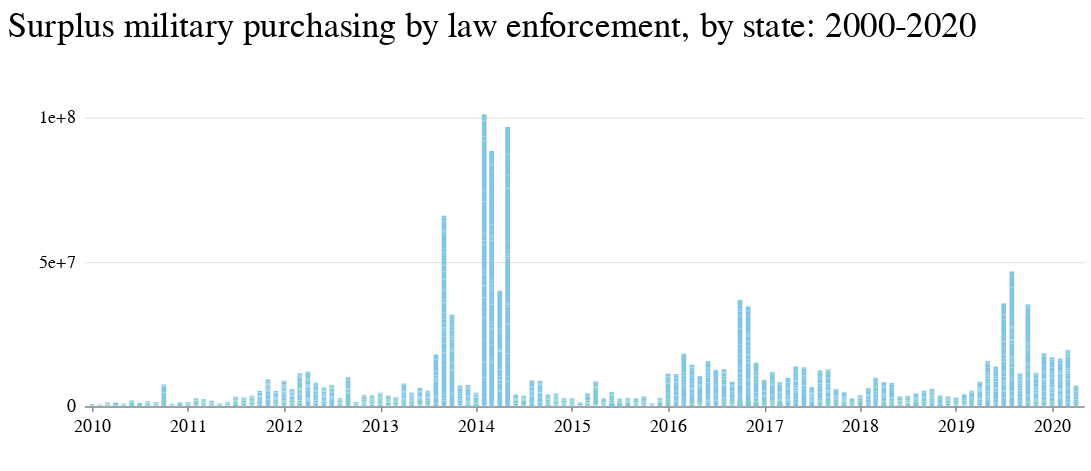

This figure's notebook cell:
### Code cell
state_sum_year = alt.Chart(state_yearmonth)\
    .mark_bar(size=3)\
    .encode(
    x=alt.X('yearmonth:T', title=' ', axis=alt.Axis(grid=False, tickCount=10, format='%Y'),\
#            scale=alt.Scale(domain=('2000', '2020'))
           ),
    y=alt.Y('value:Q', title=' ', axis=alt.Axis(gridWidth=.6,\
     gridColor='#dddddd',offset=3,tickSize=0,domainOpacity=0,tickCount=3, format=''),\
#            scale=alt.Scale(domain=(0, 100000000))
           )
).properties(width=630, height=200,
    title='Surplus military purchasing by law enforcement, by state: 2000-2020'
 )

(state_sum_year).configure_view(strokeOpacity=0)

### Figure 1 — Vega-Lite specification as saved in the notebook (floating-point values rounded to 4 significant figures; data arrays with more than 128 entries replaced by an {"elided": "..."} marker saying what was removed)
{"config": {"view": {"width": 800, "height": 450, "strokeOpacity": 0}, "background": "#ffffff", "title": {"anchor": "start", "font": "Benton Gothic Bold, sans", "fontColor": "#000000", "fontSize": 22, "fontWeight": "normal"}, "arc": {"fill": "#82c6df"}, "area": {"fill": "#82c6df"}, "line": {"stroke": "#82c6df", "strokeWidth": 3}, "path": {"stroke": "#82c6df"}, "rect": {"fill": "#82c6df"}, "shape": {"stroke": "#82c6df"}, "bar": {"fill": "#82c6df"}, "point": {"stroke": "#82c6df"}, "symbol": {"fill": "#82c6df", "size": 30}, "axis": {"titleFont": "Benton Gothic Bold, sans", "titleFontSize": 13, "titleFontWeight": "normal", "labelFont": "Benton Gothic, sans", "labelFontSize": 11.5, "labelFontWeight": "normal"}, "axisX": {"labelAngle": 0, "labelPadding": 4, "tickSize": 3}, "axisY": {"labelBaseline": "middle", "maxExtent": 45, "minExtent": 45, "tickSize": 2, "titleAlign": "left", "titleAngle": 0, "titleX": -45, "titleY": -11}, "legend": {"titleFont": "Benton Gothic Bold, sans", "titleFontSize": 13, "titleFontWeight": "normal", "symbolType": "square", "labelFont": "Benton Gothic, sans", "labelFontSize": 11.5}, "range": {"category": ["#3580b1", "#ec8431", "#ab7fb4", "#c89d29", "#adc839", "#829eb1"], "diverging": ["#e68a4f", "#f4bb6a", "#f9e39c", "#dadfe2", "#a6b7c6", "#849eae"], "heatmap": ["#fbf2c7", "#f9e39c", "#f8d36e", "#f4bb6a", "#e68a4f", "#d15a40", "#ab4232"], "ordinal": ["#fbf2c7", "#f9e39c", "#f8d36e", "#f4bb6a", "#e68a4f", "#d15a40", "#ab4232"], "ramp": ["#fbf2c7", "#f9e39c", "#f8d36e", "#f4bb6a", "#e68a4f", "#d15a40", "#ab4232"]}}, "data": {"name": "data-34839126c52ad0b26b2c9fc393ce72ac"}, "mark": {"type": "bar", "size": 3}, "encoding": {"x": {"type": "temporal", "axis": {"format": "%Y", "grid": false, "tickCount": 10}, "field": "yearmonth", "title": " "}, "y": {"type": "quantitative", "axis": {"domainOpacity": 0, "format": "", "gridColor": "#dddddd", "gridWidth": 0.6, "offset": 3, "tickCount": 3, "tickSize": 0}, "field": "value", "title": " "}}, "height": 200, "title": "Surplus military purchasing by law enforcement, by state: 2000-2020", "width": 630, "$schema": "https://vega.github.io/schema/vega-lite/v4.0.2.json", "datasets": {"data-34839126c52ad0b26b2c9fc393ce72ac": {"elided": "4261 records"}}}
